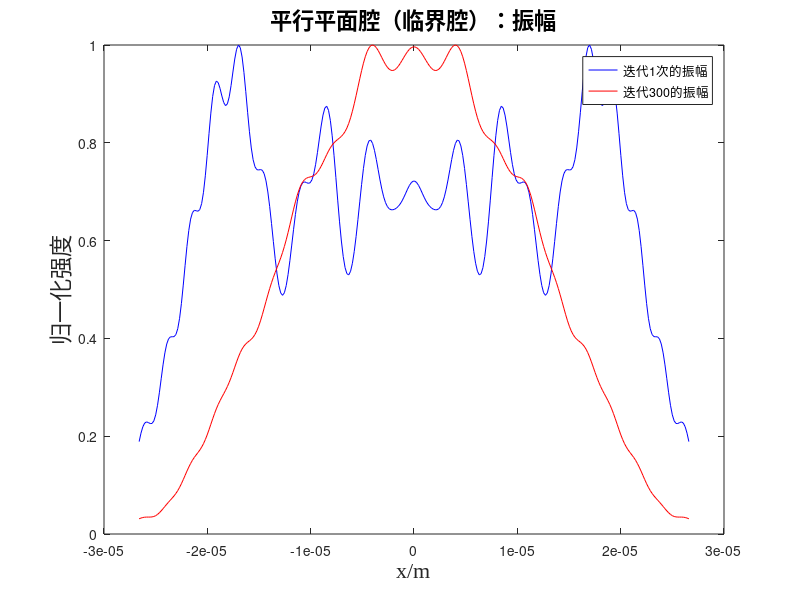
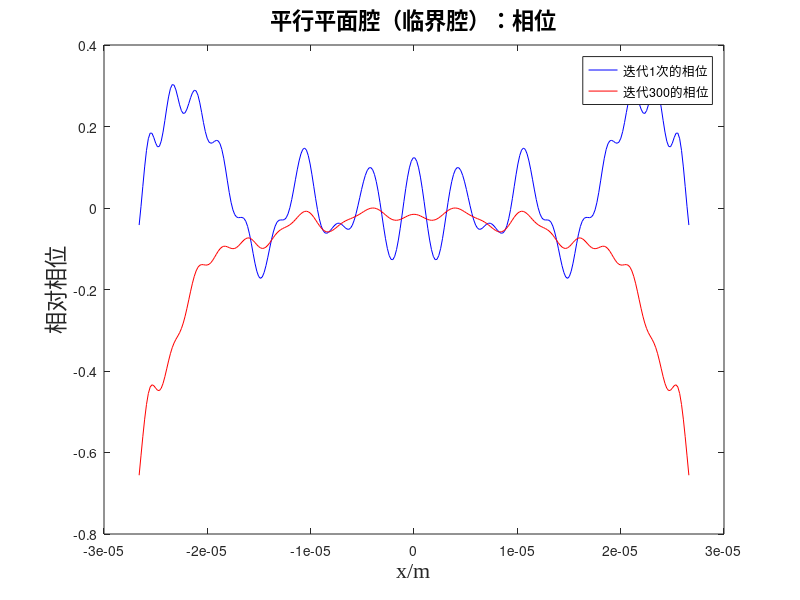
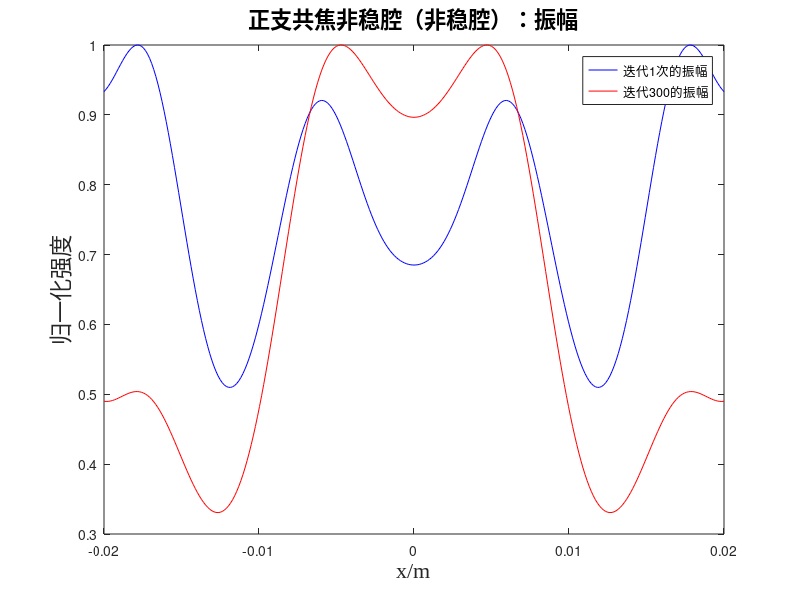
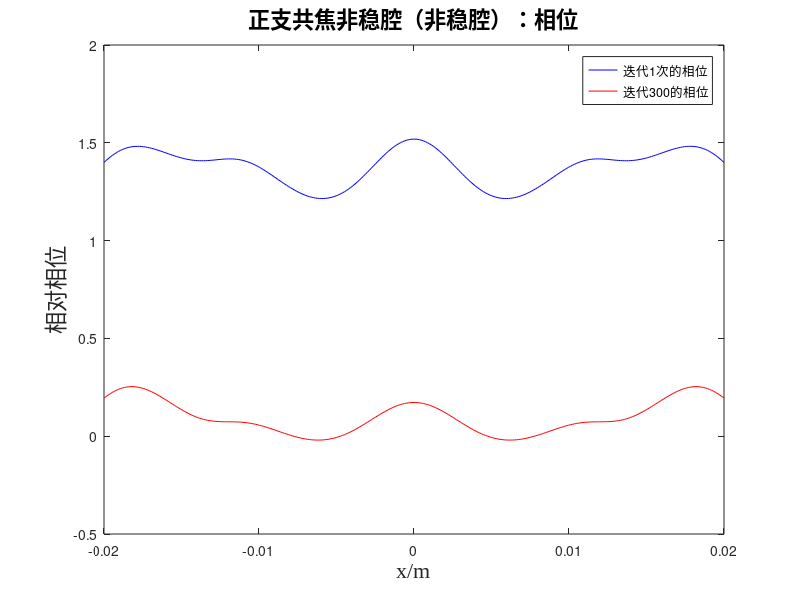

These figures' MATLAB source, in order:
% Fox-Li数值迭代法求谐振腔的本征模式   该程序单位统一为：m
function main ()
clc;    clear;      close all;
% 参数设置
step = 300;             %采样点数
%   /* 平行平面腔参数 */
lambda1 = 1064e-9;      %波长1064nm
k1 = 2*pi/lambda1;
L1 = 100*lambda1;       %腔长100λ
a1 = 25*lambda1;        %反射镜半径 25λ
F1 = a1^2/lambda1/L1;   %菲涅耳数 6.25
x1 = linspace(-a1,a1,step);
%   /* 正支共焦非稳腔参数 */
lambda2 = 10.6e-6;      %波长10.6μm
k2 = 2*pi/lambda2;
L2 = 15;                %腔长15m
Mx = 2; My = 2; M = 2;  %光腔的几何放大率
Nc = 0.83;
a2_1 = 2e-2;            %镜一尺寸
a2_2 = a2_1;            %镜二尺寸
x2 = linspace(-a2_1,a2_1,step);
%   /* 方形镜对称共焦腔参数 */
lambda3 = 1064e-9;      %波长1064nm
k3 = 2*pi/lambda3;
L3 = 100*lambda3;       %腔长100λ
a3 = 25*lambda3;        %反射镜半径 25λ
F3 = a3^2/lambda3/L3;   %菲涅耳数 6.25
x3 = linspace(-a3,a3,step);
%% 迭代一次
E0 = ones(1,step);  %均匀平面波
E0_1 = E0;
E0_2 = E0;
E0_3 = E0;
E1 = zeros(1,step);%先分配内存
E2 = zeros(1,step);%先分配内存
E3 = zeros(1,step);%先分配内存
for j = 1:step
    E1(j) = pxpmq(L1,a1,k1,lambda1,x1(j),E0_1,step);        %E1代表平行平面腔
    E2(j) = zzgjfwq(L2,a2_2,lambda2,Mx,x2(j),E0_2,step);    %E2代表正支共焦非稳腔
    E3(j) = dcgjq(L3,a3,k3,lambda3,x3(j),E0_3,step);        %E3代表方形镜对称共焦腔
end
phase_E1_1 = angle(E1);
I1_1 = E1.*conj(E1);    I1_1 = I1_1/max(max(I1_1));
phase_E2_1 = angle(E2);
I2_1 = E2.*conj(E2);    I2_1 = I2_1/max(max(I2_1));
phase_E3_1 = angle(E3);
I3_1 = E3.*conj(E3);    I3_1 = I3_1/max(max(I3_1));
%% 迭代300次
N = 300;           %迭代次数
E0 = ones(1,step); %均匀平面波
E0_1 = E0;
E0_2 = E0;
E0_3 = E0;
E1 = zeros(1,step);%先分配内存
E2 = zeros(1,step);
E3 = zeros(1,step);
for j = 1:N
    for jj = 1:step
        E1(jj) = pxpmq(L1,a1,k1,lambda1,x1(jj),E0_1,step);    %E1代表平行平面腔
        E2(jj) = zzgjfwq(L2,a2_2,lambda2,Mx,x2(jj),E0_2,step);
        E3(jj) = dcgjq(L3,a3,k3,lambda3,x3(jj),E0_3,step);
    end
    E1 = E1/max(max(E1));   E0_1 = E1;
    E2 = E2/max(max(E2));   E0_2 = E2;
    E3 = E3/max(max(E3));   E0_3 = E3;
end
phase_E1_N = angle(E1);   %求相位
I1_N = E1.*conj(E1);    I1_N = I1_N/max(max(I1_N)); %求振幅并归一化
phase_E2_N = angle(E2);   %求相位
I2_N = E2.*conj(E2);    I2_N = I2_N/max(max(I2_N));
phase_E3_N = angle(E3);   %求相位
I3_N = E3.*conj(E3);    I3_N = I3_N/max(max(I3_N));
%% 画图
figure;%平行平面腔振幅
plot(x1,I1_1,'b',x1,I1_N,'r')
legend('迭代1次的振幅',['迭代',num2str(N),'的振幅']);
%set(gca,'fontname','times new roman','fontsize',14);    %设置图形对象属性
title('平行平面腔（临界腔）：振幅','fontname','华文中宋','fontsize',16);
xlabel('x/m','fontname','times new roman','fontsize',16);
ylabel('归一化强度','fontname','华文中宋','fontsize',16);

figure;%平行平面腔相位
plot(x1,phase_E1_1,'b',x1,phase_E1_N,'r')
legend('迭代1次的相位',['迭代',num2str(N),'的相位']);
%set(gca,'fontname','times new roman','fontsize',14);    %设置图形对象属性
title('平行平面腔（临界腔）：相位','fontname','华文中宋','fontsize',16);
xlabel('x/m','fontname','times new roman','fontsize',16);
ylabel('相对相位','fontname','华文中宋','fontsize',16);

figure;%平行平面腔振幅
plot(x2,I2_1,'b',x2,I2_N,'r')
legend('迭代1次的振幅',['迭代',num2str(N),'的振幅']);
%set(gca,'fontname','times new roman','fontsize',14);    %设置图形对象属性
title('正支共焦非稳腔（非稳腔）：振幅','fontname','华文中宋','fontsize',16);
xlabel('x/m','fontname','times new roman','fontsize',16);
ylabel('归一化强度','fontname','华文中宋','fontsize',16);

figure;%正支共焦非稳腔相位
plot(x2,phase_E2_1,'b',x2,phase_E2_N,'r')
legend('迭代1次的相位',['迭代',num2str(N),'的相位']);
%set(gca,'fontname','times new roman','fontsize',14);    %设置图形对象属性
title('正支共焦非稳腔（非稳腔）：相位','fontname','华文中宋','fontsize',16);
xlabel('x/m','fontname','times new roman','fontsize',16);
ylabel('相对相位','fontname','华文中宋','fontsize',16);

figure;%方形镜对称共焦腔振幅
plot(x3,I3_1,'b',x3,I3_N,'r')
legend('迭代1次的振幅',['迭代',num2str(N),'的振幅']);
%set(gca,'fontname','times new roman','fontsize',14);    %设置图形对象属性
title('方形镜对称共焦腔（稳定腔）：振幅','fontname','华文中宋','fontsize',16);
xlabel('x/m','fontname','times new roman','fontsize',16);
ylabel('归一化强度','fontname','华文中宋','fontsize',16);

figure;%方形镜对称共焦腔相位
plot(x3,phase_E3_1,'b',x3,phase_E3_N,'r')
legend('迭代1次的相位',['迭代',num2str(N),'的相位']);
%set(gca,'fontname','times new roman','fontsize',14);    %设置图形对象属性
title('方形镜对称共焦腔（稳定腔）：相位','fontname','华文中宋','fontsize',16);
xlabel('x/m','fontname','times new roman','fontsize',16);
ylabel('相对相位','fontname','华文中宋','fontsize',16);
end
%% 平行平面腔（临界腔）
function result = pxpmq(L,a,k,lambda,x,E0_1,step)
x_=linspace(-a,a,step);
step_length=2*a/(step-1);
result = sqrt(1i/lambda/L*exp(-1i*k*L))*sum(exp(-1i*k/2/L*(x-x_).^2).*E0_1)*step_length;
end
%% 正支共焦非稳腔（非稳腔）
function result = zzgjfwq(L,a,lambda,Mx,x,E0_2,step)
x_ = linspace(-a,a,step);
result = (-1i/2/lambda/L)*exp(1i*2*pi*L/lambda)*sum(E0_2.*exp(1i*pi/lambda/L*((x-Mx*x_).^2/(Mx+1))));
end
%% 方形镜对称共焦腔（稳定腔）
function result = dcgjq(L,a,k,lambda,x,E0_3,step)
x_=linspace(-a,a,step);
result = 1i/lambda/L*exp(1i*k*L)*sum(E0_3.*exp(1i*k*x*x_/L));
end
